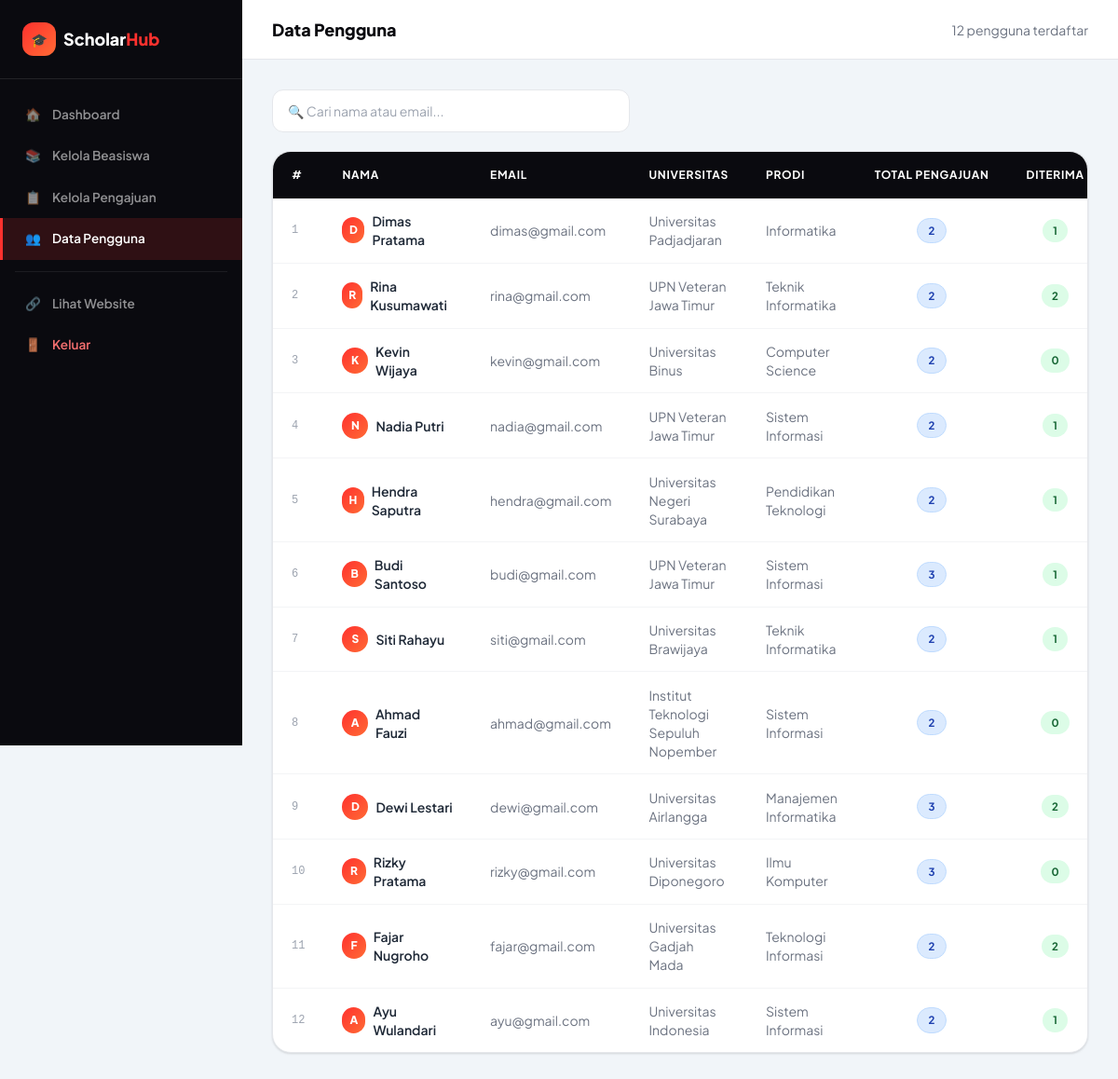
Page /admin_users.php (signed in) on the committed database.
### tables this page shows
CREATE TABLE users (
    id         INT AUTO_INCREMENT PRIMARY KEY,
    nama       VARCHAR(100)  NOT NULL,
    email      VARCHAR(100)  NOT NULL UNIQUE,
    password   VARCHAR(255)  NOT NULL,
    no_hp      VARCHAR(20)   DEFAULT NULL,
    universitas VARCHAR(200) DEFAULT NULL,
    prodi      VARCHAR(150)  DEFAULT NULL,
    created_at TIMESTAMP DEFAULT CURRENT_TIMESTAMP
);

### admin_users.php (the view, shortened to what this page needs)
<?php
require_once 'conf.php';
$users = mysqli_fetch_all(mysqli_query($conn, "
    SELECT u.*,
           COUNT(p.id) AS total_pengajuan,
           SUM(p.status='Diterima') AS total_diterima
    FROM users u
    LEFT JOIN pengajuan p ON u.id = p.user_id
    GROUP BY u.id
    ORDER BY u.created_at DESC
"), MYSQLI_ASSOC);
?>
<!DOCTYPE html>
<html lang="id">
<head>
  <script src="https://cdn.tailwindcss.com"></script>
  <link rel="stylesheet" href="assets/style.css">
</head>
<body class="bg-[#F1F5F9]">
<aside class="admin-sidebar">
  <div class="p-6 border-b border-white/10">
    <a href="index.php" class="flex items-center gap-2">
      <div class="w-9 h-9 rounded-xl bg-gradient-to-br from-[#FF312E] to-[#FF6B35] flex items-center justify-center text-white font-black text-sm">🎓</div>
      <span class="font-black text-lg text-white">Scholar<span class="text-[#FF312E]">Hub</span></span>
    </a>
  </div>
  <nav class="flex-1 py-4">
    <a href="admin.php"          class="sidebar-link"><span>🏠</span> Dashboard</a>
    <a href="admin_beasiswa.php" class="sidebar-link"><span>📚</span> Kelola Beasiswa</a>
    <a href="admin_pengajuan.php" class="sidebar-link"><span>📋</span> Kelola Pengajuan</a>
    <a href="admin_users.php"    class="sidebar-link active"><span>👥</span> Data Pengguna</a>
    <div class="divider mx-4 my-3" style="background:rgba(255,255,255,.08)"></div>
    <a href="index.php" class="sidebar-link" target="_blank"><span>🔗</span> Lihat Website</a>
    <a href="logout.php" class="sidebar-link !text-red-400"><span>🚪</span> Keluar</a>
  </nav>
</aside>
<div class="admin-content">
  <header class="bg-white border-b border-gray-200 px-8 h-16 flex items-center justify-between sticky top-0 z-30">
    <h1 class="text-lg font-black text-[#0A0A0F]">Data Pengguna</h1>
    <span class="text-sm text-gray-500"><?= count($users) ?> pengguna terdaftar</span>
  </header>
  <div class="p-8">
    <div class="mb-5">
      <input type="text" id="user-search" class="form-input max-w-sm text-sm" placeholder="🔍 Cari nama atau email...">
    </div>
    <div class="card overflow-hidden">
      <div class="table-wrapper" style="border:none;border-radius:0">
        <table id="users-table">
          <thead>
            <tr>
              <th>#</th>
              <th>Nama</th>
              <th>Email</th>
              <th>Universitas</th>
              <th>Prodi</th>
              <th>Total Pengajuan</th>
              <th>Diterima</th>
            </tr>
          </thead>
          <tbody>
            <?php foreach ($users as $i => $u): ?>
            <tr class="user-row">
              <td class="text-gray-400 text-xs font-mono"><?= $i+1 ?></td>
              <td>
                <div class="flex items-center gap-2">
                  <div class="w-7 h-7 rounded-full bg-gradient-to-br from-[#FF312E] to-[#FF6B35] flex items-center justify-center text-white text-xs font-black">
                    <?= mb_substr($u['nama'], 0, 1) ?>
                  </div>
                  <span class="font-semibold text-sm user-name"><?= htmlspecialchars($u['nama']) ?></span>
                </div>
              </td>
              <td class="text-sm text-gray-500 user-email"><?= htmlspecialchars($u['email']) ?></td>
              <td class="text-sm text-gray-500"><?= htmlspecialchars($u['universitas'] ?? '-') ?></td>
              <td class="text-sm text-gray-500"><?= htmlspecialchars($u['prodi'] ?? '-') ?></td>
              <td class="text-center">
                <span class="badge badge-reguler"><?= $u['total_pengajuan'] ?></span>
              </td>
              <td class="text-center">
                <span class="badge badge-diterima"><?= $u['total_diterima'] ?></span>
              </td>
            </tr>
            <?php endforeach; ?>
          </tbody>
        </table>
      </div>
    </div>
  </div>
</div>
</body>
</html>

### assets/style.css (style rules this page uses)
:root { --clr-primary: #FF312E; --clr-primary-dk: #CC1A18; --clr-dark: #0A0A0F; --clr-dark2: #1A1A2E; --clr-gray: #6B7280; --clr-light: #F8FAFC; --clr-border: #E5E7EB; --clr-text: #1F2937; --clr-muted: #6B7280; --radius-sm: 8px; --radius-md: 12px; --radius-lg: 20px; --radius-xl: 28px; --shadow-sm: 0 1px 3px rgba(0,0,0,.08), 0 1px 2px rgba(0,0,0,.06); --shadow-md: 0 4px 16px rgba(0,0,0,.10), 0 2px 6px rgba(0,0,0,.06); --shadow-lg: 0 10px 40px rgba(0,0,0,.14), 0 4px 12px rgba(0,0,0,.08); --shadow-xl: 0 20px 60px rgba(0,0,0,.18), 0 8px 20px rgba(0,0,0,.12); --transition: all .22s cubic-bezier(.4,0,.2,1); }
*, *::before, *::after { box-sizing: border-box; margin: 0; padding: 0; }
html { scroll-behavior: smooth; -webkit-font-smoothing: antialiased; }
body { font-family: 'Plus Jakarta Sans', 'Space Grotesk', system-ui, sans-serif; color: var(--clr-text); background: var(--clr-light); line-height: 1.6; }
a { color: inherit; text-decoration: none; }
.badge { display: inline-flex; align-items: center; gap: 4px; font-size: .72rem; font-weight: 700; padding: .25rem .7rem; border-radius: 99px; letter-spacing: .03em; }
.badge-reguler { background: #DBEAFE; color: #1E40AF; border: 1px solid #BFDBFE; }
.badge-diterima { background: #DCFCE7; color: #166534; }
.card { background: #fff; border-radius: var(--radius-lg); border: 1px solid var(--clr-border); box-shadow: var(--shadow-sm); transition: var(--transition); overflow: hidden; }
.form-input { width: 100%; padding: .75rem 1rem; border: 1.5px solid var(--clr-border); border-radius: var(--radius-md); font-size: .9rem; font-family: inherit; color: var(--clr-text); background: #fff; transition: var(--transition); outline: none; }
.table-wrapper { overflow-x: auto; border-radius: var(--radius-lg); border: 1px solid var(--clr-border); }
table { width: 100%; border-collapse: collapse; font-size: .875rem; }
thead { background: var(--clr-dark); }
thead th { color: #fff; padding: 1rem 1.25rem; font-size: .75rem; font-weight: 700; text-transform: uppercase; letter-spacing: .06em; text-align: left; white-space: nowrap; }
tbody tr { border-bottom: 1px solid #F3F4F6; transition: background .15s; }
tbody tr:last-child { border-bottom: none; }
tbody td { padding: .9rem 1.25rem; color: var(--clr-text); vertical-align: middle; }
.admin-sidebar { width: 260px; min-height: 100vh; background: var(--clr-dark); position: fixed; left: 0; top: 0; display: flex; flex-direction: column; z-index: 100; transition: transform .3s ease; }
.admin-content { margin-left: 260px; min-height: 100vh; background: #F1F5F9; }
.sidebar-link { display: flex; align-items: center; gap: .75rem; padding: .75rem 1.5rem; color: rgba(255,255,255,.55); font-size: .85rem; font-weight: 600; transition: var(--transition); border-left: 3px solid transparent; }
.sidebar-link.active { color: #fff; background: rgba(255,49,46,.15); border-left-color: var(--clr-primary); }
.divider { height: 1px; background: var(--clr-border); }

### rows in the picture
users: nama "D", nama "Dimas Pratama", email "dimas@gmail.com", universitas "Universitas Padjadjaran", prodi "Informatika", total_pengajuan "2", total_diterima "1"
users: nama "R", nama "Rina Kusumawati", email "rina@gmail.com", universitas "UPN Veteran Jawa Timur", prodi "Teknik Informatika", total_pengajuan "2", total_diterima "2"
users: nama "K", nama "Kevin Wijaya", email "kevin@gmail.com", universitas "Universitas Binus", prodi "Computer Science", total_pengajuan "2", total_diterima "0"
users: nama "N", nama "Nadia Putri", email "nadia@gmail.com", universitas "UPN Veteran Jawa Timur", prodi "Sistem Informasi", total_pengajuan "2", total_diterima "1"
users: nama "H", nama "Hendra Saputra", email "hendra@gmail.com", universitas "Universitas Negeri Surabaya", prodi "Pendidikan Teknologi", total_pengajuan "2", total_diterima "1"
users: nama "B", nama "Budi Santoso", email "budi@gmail.com", universitas "UPN Veteran Jawa Timur", prodi "Sistem Informasi", total_pengajuan "3", total_diterima "1"
users: nama "S", nama "Siti Rahayu", email "siti@gmail.com", universitas "Universitas Brawijaya", prodi "Teknik Informatika", total_pengajuan "2", total_diterima "1"
users: nama "A", nama "Ahmad Fauzi", email "ahmad@gmail.com", universitas "Institut Teknologi Sepuluh Nopember", prodi "Sistem Informasi", total_pengajuan "2", total_diterima "0"
users: nama "D", nama "Dewi Lestari", email "dewi@gmail.com", universitas "Universitas Airlangga", prodi "Manajemen Informatika", total_pengajuan "3", total_diterima "2"
users: nama "R", nama "Rizky Pratama", email "rizky@gmail.com", universitas "Universitas Diponegoro", prodi "Ilmu Komputer", total_pengajuan "3", total_diterima "0"
users: nama "F", nama "Fajar Nugroho", email "fajar@gmail.com", universitas "Universitas Gadjah Mada", prodi "Teknologi Informasi", total_pengajuan "2", total_diterima "2"
users: nama "A", nama "Ayu Wulandari", email "ayu@gmail.com", universitas "Universitas Indonesia", prodi "Sistem Informasi", total_pengajuan "2", total_diterima "1"

### other values in the picture
count($users) "12"
